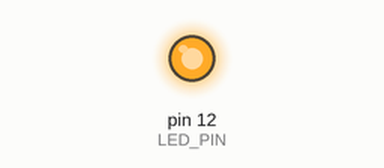
The program below on a simulated Arduino Uno, built with avr-gcc and run on an emulated ATmega328P. On the bench: output pins drawn as LEDs (lit = HIGH).

Above: at 1.0 s.
At 3.0 s:
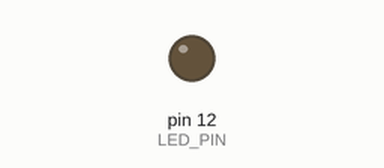
Timing chart, 0 to 5.2 s (numbered marks = the images above):
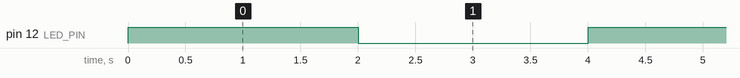

Measured:
- by itself, pin 12 (LED_PIN): alternates HIGH for 2.0 s and LOW for 2.0 s

The program:

main.cpp
```cpp
#include "Arduino.h"

/** Подключаем длинную ножку светодиода к 13 пину Arduino */
#define LED_PIN 12


/**
 * Метод, который запускается при включение Arduino
 */
void setup() {
    pinMode(LED_PIN, OUTPUT); //Устанавливаем значение пина на выход (подача тока)
}

/**
 * Метод, который бесконечно повторяется на протяжение всей работы Arduino
 */
void loop() {
    digitalWrite(LED_PIN, true); //Включаем светодиод
    delay(2000); //задержка на 2 секунды
    digitalWrite(LED_PIN, false); //Выключаем светодиод
    delay(2000); //задержка на 2 секунды
}
```
